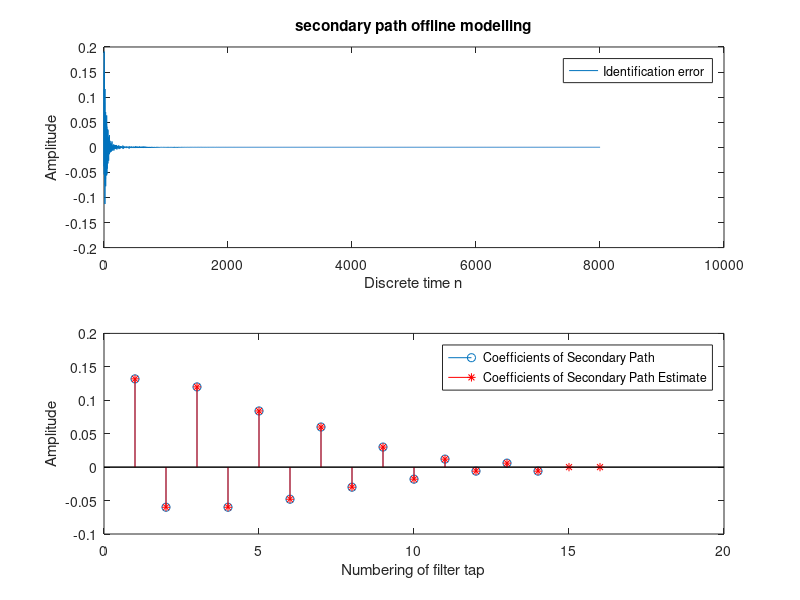
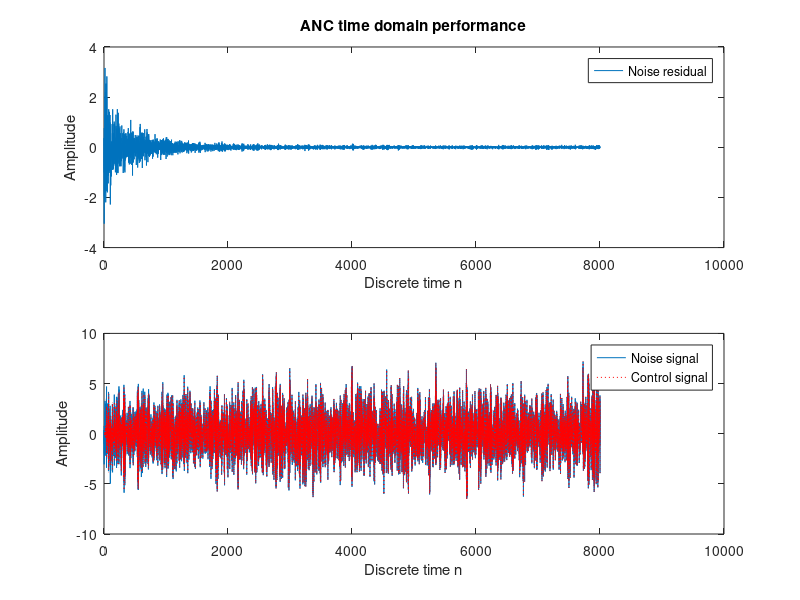
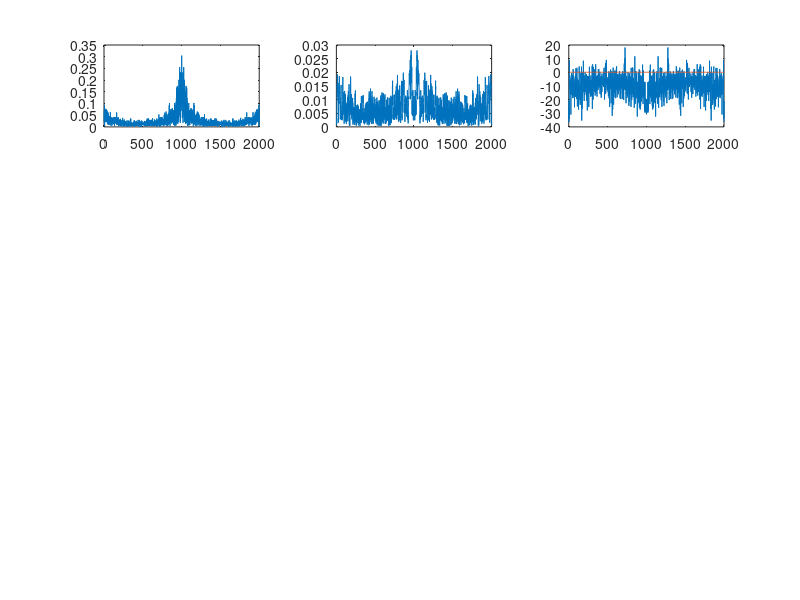

Source code (MATLAB) for these figures, in order: (Note: this script raises an error after producing the figures.)
clear all
close all

% T = 1000; %simulation duration
fs=8000;
t=0:1/fs:1;
T=length(t);
% set primary path
% Pw=[0.01 0.25 0.5 1 0.5 0.25 0.01];
% Sw=Pw*0.25;
% % Pw=[0.01 0.25 0.5 1 0.5 0.25 0.01 0.02 0.01];
% P = [0.01 0.25 0.5 1 0.5 0.25 0.01 0.02 0.01 0.3 0.5];
% Pw = exp(-(1:length(P))).*P;
% % secondary path
% % Sw=Pw(3:7)*0.25;
% Sw=Pw(3:end)*0.25;

Pw=[0.9 -0.3 0.7 -0.28 0.5 -0.25 0.36 -0.22 0.3 -0.18 0.28 -0.15 0.22 -0.1 0.2 -0.1 0.14 -0.08 0.1 -0.05 0.05 -0.03 0.02 -0.01 0.01 -0.01];
% Pw = exp(-(1:length(P))).*P;
% Sw = fir1(13,0.3);
Sw=Pw(13:end)*0.6;
%% secondary path estimation (offline modelling)
x_iden = rand(1,T); % generate a white noise

% send it to the error microphone, i.e. the identification error
y_iden = filter(Sw,1,x_iden);
% y_iden = conv(Sw,x_iden);

%% offline modelling
L = 16; %filter order, order should be sufficient to accurately model the response...
%of the physical system. The larger, the better???? This value should be
%larger than length(Pw)
% L =30; % accuracy decreases
% L = 20;
S_hat_x = zeros(1,L); %define the reference signal vector of  S(z)_hat
S_hat_w = zeros(1,L); %define the coefficient vector of the S(z)_hat
e_iden = zeros(1,L); %define the identification error in the estimation process of...
% the seconday path

% apply LMS algorithm
% mu = 0.1;
% mu = 0.05; % estimation accuracy decreases
mu = 0.2; %also a very good value, performs better than 0.1
for n = 1:T %time index
    S_hat_x = [x_iden(n) S_hat_x(1:L-1)]; %update the reference signal vector
    Shy = sum(S_hat_x.*S_hat_w); % calculate output of Secondary path estimate
    e_iden(n)=y_iden(n)-Shy;    % calculate error         
    S_hat_w=S_hat_w + mu*e_iden(n)*S_hat_x;   % adjust the weight
end

%plotting
figure
subplot(2,1,1)
plot([1:T], e_iden)
title('secondary path offline modelling');
ylabel('Amplitude');
xlabel('Discrete time n');
legend('Identification error');
subplot(2,1,2)
stem(Sw) 
hold on 
stem(S_hat_w, 'r*')
ylabel('Amplitude');
xlabel('Numbering of filter tap');
legend('Coefficients of Secondary Path', 'Coefficients of Secondary Path Estimate')



%% Then we can propagate the seconday path estimate into the entire system
X = randn(1,T)+ 0.8*randn(1,T); % define the input noise(source signal)
% X=0.9*cos(2*pi*(1/5)*[0:T-1]);
% X = cos(2*pi*(1/5)*[0:T-1]);
d = filter(Pw,1,X); % desired signal (signal at the error microphone)
% Initialization of Active Noise Control
Cx = zeros(1,L); %reference signal vector of W(z)
Cw = zeros(1,L); %coefficient vector of W(z)
Sx = zeros(size(Sw)); %???
e = zeros(1,T); %define error value
X_s = zeros(1,L); %filtered X

%% Apply FXLMS
mu = 0.1;
for n = 1:T %time index
    Cx = [X(n) Cx(1:L-1)]; %update the reference signal vector
    Cy = sum(Cx.*Cw); %Adaptive filter output
    Sx = [Cy Sx(1:length(Sx)-1)]; %propagate to secondary path
    y = sum(Sx.*Sw); %output passing through secondary path, to the reference microphone
    e(n) = d(n) - y; %calculating the residual error
    S_hat_x  = [X(n) S_hat_x(1:L-1)]; %update the vector signal of secondary path estimate
    X_s = [sum(S_hat_x.*S_hat_w) X_s(1:L-1)]; %i.e. x' in the paper
    Cw = Cw + mu*e(n)*X_s; %update the coefficiet vector of adaptive filter
end

%Plotting
figure
subplot(2,1,1)
plot([1:T],e)
title('ANC time domain performance');
ylabel('Amplitude');
xlabel('Discrete time n');
legend('Noise residual');

subplot(2,1,2)
plot(1:T,d,1:T,d-e,'r:') %d-e right; y wrong ????;
ylabel('Amplitude');
xlabel('Discrete time n');
legend('Noise signal','Control signal');

figure
interval = [(1:0.25*T);(0.25*T:0.5*T-1) ;(0.5*T:0.75*T-1); (0.75*T:T-1)];
for i = 1:4
    F1 = fft(d(interval(i,:)))./length(interval(i,:));
    df = (1/T)*fs;
    f = df*interval(1,:);
%     figure
    subplot(4,3,i*3-2)
    plot(f,abs(F1))
    
    
    F2 = fft(e(interval(i,:)))./length(interval(i,:));
    df = (1/T)*fs;
    f = df*interval(1,:);
    %figure
    subplot(4,3,3*i-1)
    plot(f,abs(F2))
    
    ratio = abs(F2./F1);
    dB = 20*log10(ratio);
    subplot(4,3,3*i)
    plot(f,dB,f,zeros(1,length(interval(i,:))));
end

%% TIME DOMAIN POWER ANALYSIS
power_sum_e = zeros(1,T);
power_sum_d = zeros(1,T);
ratio3 = zeros(1,T);
power_ratio = zeros(1,T);
for n = 1:T
    power_e = abs(e.^2);
    power_d = abs(d.^2);
    power_sum_e = power_sum_e + power_e;
    power_sum_d = power_sum_d + power_d;
    ratio3 = power_sum_e./power_sum_d;
    power_ratio = 10*log10(ratio3);
end
% disp(ratio3)
% disp(power_ratio)
hold on
figure
plot([1:T],power_ratio)
title('power ratio decline in time domain');

% figure
% F1=fft(X(1:0.25*T))./[1:0.25*T];
% df=(1/T)*fs;
% f=df*(0:(0.25*T-1));
% subplot(2,1,1)
% % plot(f,abs(F1))
% plot(abs(F1))
% title('FFT of Noise signal');
% hold on
% 
% F2=fft(e(1:0.25*T))./[1:0.25*T];
% df=(1/T)*fs;
% f=df*(0:(0.25*T-1));
% subplot(2,1,2)
% % plot(f,abs(F2))
% plot(abs(F2))
% title('FFT of Residual signal');
% hold on
% 
% ratio1 = abs(e(1:0.25*T)./d(1:0.25*T));
% ratio2 = abs(F2(1:0.25*T)./F1(1:0.25*T));
% dB = 20*log10(ratio2);
% figure
% % plot(f,dB,f,zeros(1,T))
% plot(dB)
% title('ANC frequency domain performance');
% hold on
% 
% figure
% F1=fft(X(0.25:0.5*T))./[0.25:0.5*T];
% df=(1/T)*fs;
% f=df*(0.25*T:(0.5*T-1));
% subplot(2,1,1)
% % plot(f,abs(F1))
% plot(abs(F1))
% title('FFT of Noise signal');
% hold on
% 
% F2=fft(e(0.25:0.5*T))./[0.25:0.5*T];
% df=(1/T)*fs;
% f=df*(0.25*T:(0.5*T-1));
% subplot(2,1,2)
% % plot(f,abs(F2))
% plot(abs(F2))
% title('FFT of Residual signal');
% hold on
% 
% ratio1 = abs(e(0.25:0.5*T)./d(0.25:0.5*T));
% ratio2 = abs(F2(0.25:0.5*T)./F1(0.25:0.5*T));
% dB = 20*log10(ratio2);
% figure
% % plot(f,dB,f,zeros(1,T))
% plot(dB)
% title('ANC frequency domain performance');
% hold on
% 
% figure
% F1=fft(X(0.5:0.75*T))./[0.5:0.75*T];
% df=(1/T)*fs;
% f=df*(0.5*T:(0.75*T-1));
% subplot(2,1,1)
% % plot(f,abs(F1))
% plot(abs(F1))
% title('FFT of Noise signal');
% hold on
% 
% F2=fft(e(0.5:0.75*T))./[0.5:0.75*T];
% df=(1/T)*fs;
% f=df*(0.5:(0.75*T-1));
% subplot(2,1,2)
% % plot(f,abs(F2))
% plot(abs(F2))
% title('FFT of Residual signal');
% hold on
% 
% ratio1 = abs(e(0.5:0.75*T)./d(0.5:0.75*T));
% ratio2 = abs(F2(0.5:0.75*T)./F1(0.5:0.75*T));
% dB = 20*log10(ratio2);
% figure
% % plot(f,dB,f,zeros(1,T))
% plot(dB)
% title('ANC frequency domain performance');
% hold on
% %% FREQUENCY DOMAIN
% figure
% subplot(6,2,1)
% plot(abs(F1(1:0.25*T)));
% title('first quarter of iterations');
% subplot(6,2,3)
% plot(abs(F2(1:0.25*T)));
% subplot(6,2,5)
% plot(dB(1:0.25*T));
% 
% subplot(6,2,2)
% plot(abs(F1(0.25*T:0.5*T)));
% title('second quarter of iterations');
% subplot(6,2,4)
% plot(abs(F2(0.25*T:0.5*T)));
% subplot(6,2,6)
% plot(dB(0.25*T:0.5*T));
% 
% subplot(6,2,7)
% plot(abs(F1(0.5*T:0.75*T)));
% title('third quarter of iterations');
% subplot(6,2,9)
% plot(abs(F2(0.5*T:0.75*T)));
% subplot(6,2,11)
% plot(dB(0.5*T:0.75*T));
% 
% subplot(6,2,8)
% plot(abs(F1(0.75*T:T)));
% title('fourth quarter of iterations');
% subplot(6,2,10)
% plot(abs(F2(0.75*T:T)));
% subplot(6,2,12)
% plot(dB(0.75*T:T));
% %% TIME DOMAIN
% figure
% subplot(6,2,1)
% plot([1:0.25*T],e(1:0.25*T));
% title('first quarter of iterations');
% axis([0 8000 -5 5])
% subplot(6,2,3)
% plot([1:0.25*T],d(1:0.25*T));
% axis([0 8000 -10 10])
% subplot(6,2,5)
% plot([1:0.25*T],ratio1(1:0.25*T));
% 
% subplot(6,2,2)
% plot([0.25*T:0.5*T],e(0.25*T:0.5*T));
% title('second quarter of iterations');
% axis([0 8000 -5 5])
% subplot(6,2,4)
% plot([0.25*T:0.5*T],d(0.25*T:0.5*T));
% axis([0 8000 -10 10])
% subplot(6,2,6)
% plot([0.25*T:0.5*T],ratio1(0.25*T:0.5*T));
% 
% subplot(6,2,7)
% plot([0.5*T:0.75*T],e(0.5*T:0.75*T));
% title('third quarter of iterations');
% axis([0 8000 -5 5])
% subplot(6,2,9)
% plot([0.5*T:0.75*T],d(0.5*T:0.75*T));
% axis([0 8000 -10 10])
% subplot(6,2,11)
% plot([0.5*T:0.75*T],ratio1(0.5*T:0.75*T));
% 
% subplot(6,2,8)
% plot([0.75*T:T],e(0.75*T:T));
% title('fourth quarter of iterations');
% axis([0 8000 -5 5])
% subplot(6,2,10)
% plot([0.75*T:T],d(0.75*T:T));
% axis([0 8000 -10 10])
% subplot(6,2,12)
% plot([0.75*T:T],ratio1(0.75*T:T));
% 
% 
% %% TIME DOMAIN POWER ANALYSIS
% power_sum_e = zeros(1,T);
% power_sum_d = zeros(1,T);
% ratio3 = zeros(1,T);
% power_ratio = zeros(1,T);
% for n = 1:T
%     power_e = abs(e.^2);
%     power_d = abs(d.^2);
%     power_sum_e = power_sum_e + power_e;
%     power_sum_d = power_sum_d + power_d;
%     ratio3 = power_sum_e./power_sum_d;
%     power_ratio = 10*log10(ratio3);
% end
% disp(ratio3)
% disp(power_ratio)
% hold on
% figure
% plot([1:T],power_ratio)
% title('power_ratio decline in time domain');